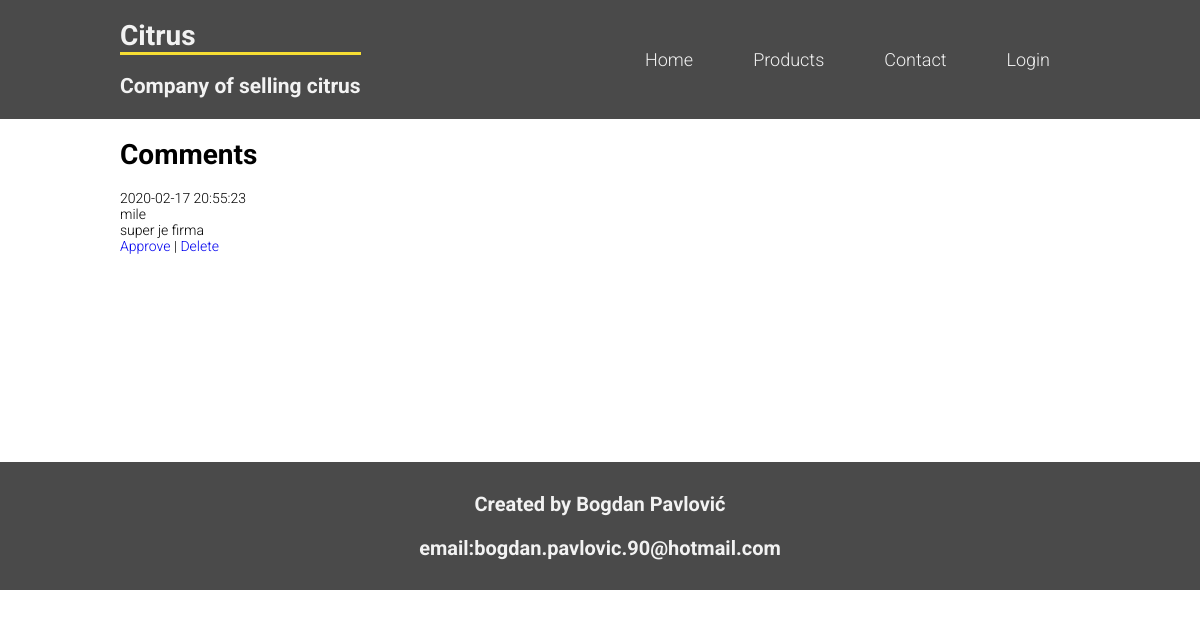
The page /comments.php on the database its author committed.
### tables this page shows
CREATE TABLE `comments` (
  `id` int(11) NOT NULL,
  `ime` varchar(30) NOT NULL,
  `komentar` text NOT NULL,
  `vreme` timestamp NOT NULL DEFAULT current_timestamp(),
  `approved` int(1) NOT NULL DEFAULT 0
);

### class.php (called while the page is built, shortened)
<?php
class Baza{
    private $server="localhost";
    private $username="root";
    private $password="";
    private $database="citrus";
    private $db;
    public function connect(){
        $this->db=@mysqli_connect($this->server, $this->username, $this->password, $this->database);
        return $this->db;
    }
    public function query($sql){
        return mysqli_query($this->db, $sql);
    }
    public function fetch_object($rez){
        return mysqli_fetch_object($rez);
    }
}
?>

### comments.php (the view, shortened to what this page needs)
<?php
require_once("class.php");
?>
<!DOCTYPE html>
<html lang="en">
<head>
    <link rel="stylesheet" href="style.css">
</head>
<body>
<?php
   include("_header.php");
?>
   <div class="pages">
      <h1>Comments</h1>
   </div>
<?php
		$upit="SELECT * FROM comments WHERE approved=0 ORDER BY vreme DESC";
		$rez=$db->query($upit);
    while($red=$db->fetch_object($rez))
    {
      echo "<div class='pages'>";
      echo "$red->vreme<br>";
      echo "$red->ime<br>";
      echo "$red->komentar<br>";
      echo "<a href='comments.php?id=$red->id&funkcija=approve'>Approve</a> | ";
      echo "<a href='comments.php?id=$red->id&funkcija=delete'>Delete</a>";
      echo "</div><br><br>";
    }
?>
<br>
<br>
<br>
<br>
<br>
<br>
<br>
<br>
<br>
<br>
<br>
<?php
   include("_footer.php");
?>
   </body>
</html>

### style.css (style rules this page uses)
body { margin:0; padding:0; font-size:14px; font-family: 'Roboto', sans-serif; font-weight:300; }
a { text-decoration: none; }
.pages { width:960px; margin: auto; }

### rows shown on the page
comments: vreme "2020-02-17 20:55:23", ime "mile", komentar "super je firma"
